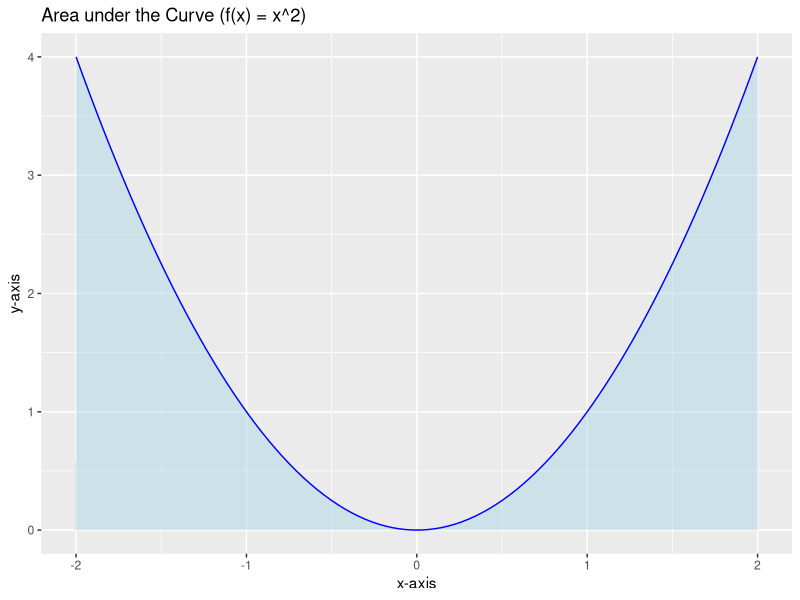

Write R code to recreate this figure.
# Install ggplot2 package if not available
if (!require("ggplot2")) install.packages("ggplot2")
library(ggplot2)

# Define the function (example: f(x) = x^2)
f <- function(x) x^2

# Define the x-axis range for the area of interest
x_vals <- seq(from = -2, to = 2, length = 100)

# Calculate y-axis values for the curve
y_vals <- f(x_vals)

# Create a data frame with x and y values
data_for_plot <- data.frame(x = x_vals, y = y_vals)

# Create ggplot with geom_area for shaded area
ggplot(data = data_for_plot, aes(x = x, y = y)) +
  geom_area(fill = "lightblue", alpha = 0.5) +  # Shaded area properties
  geom_line(aes(y = f(x)), col = "blue") +  # Line for the curve (corrected)
  labs(title = "Area under the Curve (f(x) = x^2)", x = "x-axis", y = "y-axis")

